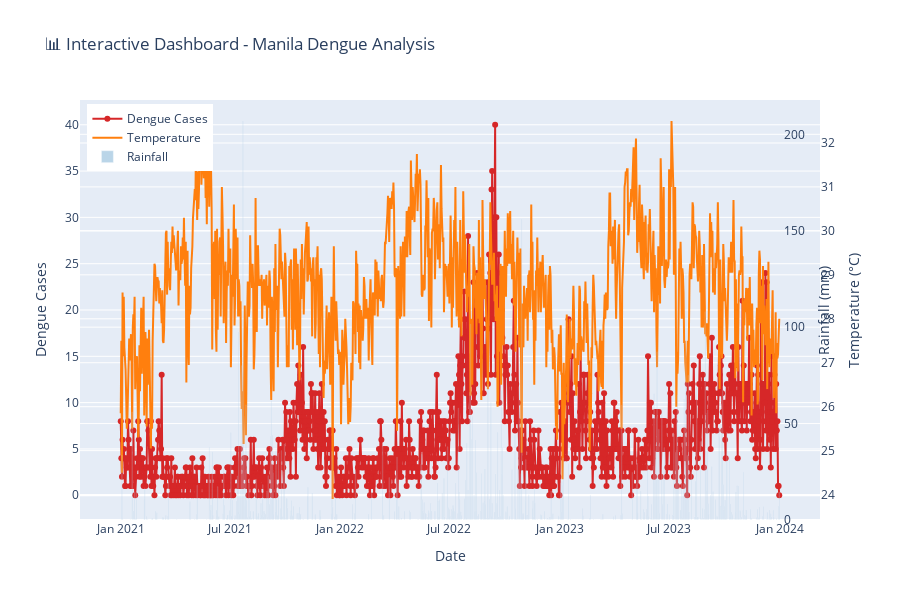

The notebook cell this image was saved under:
### Code cell
# Create interactive time series with Plotly
fig = go.Figure()

# Add dengue cases
fig.add_trace(go.Scatter(
    x=df['date'], 
    y=df['dengue_cases'],
    mode='lines+markers',
    name='Dengue Cases',
    line=dict(color='#d62728', width=2),
    marker=dict(size=6)
))

# Add temperature (secondary y-axis)
fig.add_trace(go.Scatter(
    x=df['date'], 
    y=df['ave_temp'],
    mode='lines',
    name='Temperature',
    line=dict(color='#ff7f0e', width=2),
    yaxis='y2'
))

# Add rainfall (bars)
fig.add_trace(go.Bar(
    x=df['date'],
    y=df['rainfall'],
    name='Rainfall',
    marker_color='#1f77b4',
    opacity=0.3,
    yaxis='y3'
))

# Update layout with multiple y-axes
fig.update_layout(
    title='📊 Interactive Dashboard - Manila Dengue Analysis',
    xaxis=dict(title='Date'),
    yaxis=dict(title='Dengue Cases', side='left'),
    yaxis2=dict(title='Temperature (°C)', side='right', overlaying='y'),
    yaxis3=dict(title='Rainfall (mm)', side='right', overlaying='y', position=0.95),
    hovermode='x unified',
    height=600,
    legend=dict(x=0.01, y=0.99)
)

fig.show()

print("💡 Tip: Hover over the chart to see details! Use toolbar to zoom and pan.")

### Figure 1 — Plotly figure (JSON) as saved in the notebook; plotly's stock layout.template omitted (floating-point values rounded to 4 significant figures; data arrays with more than 128 entries replaced by an {"elided": "..."} marker saying what was removed)
{"data": [{"line": {"color": "#d62728", "width": 2}, "marker": {"size": 6}, "mode": "lines+markers", "name": "Dengue Cases", "type": "scatter", "x": {"elided": "1095 str values"}, "y": {"elided": "1095 int values"}}, {"line": {"color": "#ff7f0e", "width": 2}, "mode": "lines", "name": "Temperature", "type": "scatter", "x": {"elided": "1095 str values"}, "y": {"elided": "1095 float values"}, "yaxis": "y2"}, {"marker": {"color": "#1f77b4"}, "name": "Rainfall", "opacity": 0.3, "type": "bar", "x": {"elided": "1095 str values"}, "y": {"elided": "1095 float values"}, "yaxis": "y3"}], "layout": {"height": 600, "hovermode": "x unified", "legend": {"x": 0.01, "y": 0.99}, "title": {"text": "📊 Interactive Dashboard - Manila Dengue Analysis"}, "xaxis": {"title": {"text": "Date"}}, "yaxis": {"side": "left", "title": {"text": "Dengue Cases"}}, "yaxis2": {"overlaying": "y", "side": "right", "title": {"text": "Temperature (°C)"}}, "yaxis3": {"overlaying": "y", "position": 0.95, "side": "right", "title": {"text": "Rainfall (mm)"}}}}
